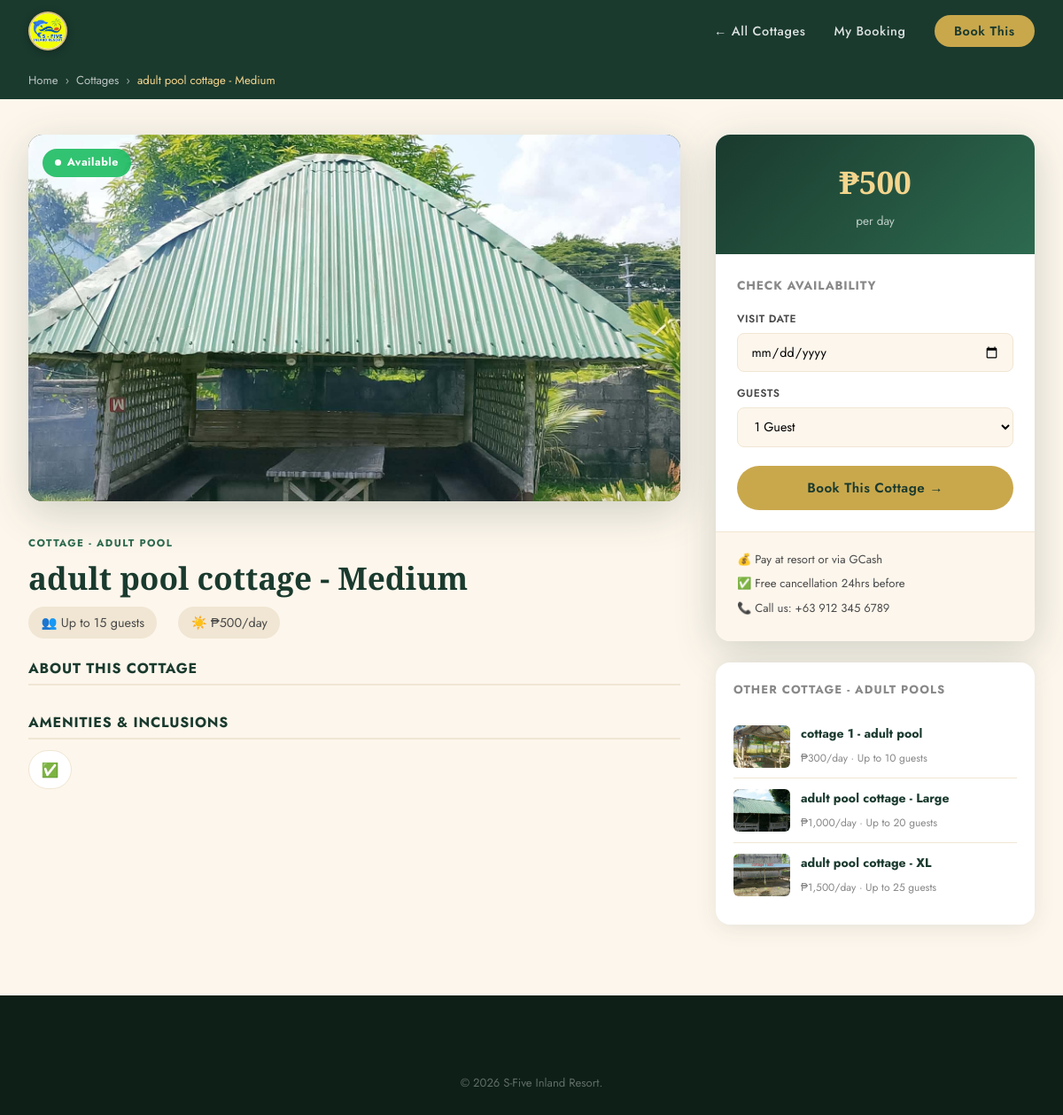
The page /cottage.php?id=20 on the database its author committed.
### tables this page shows
CREATE TABLE `cottages` (
  `id` int(11) NOT NULL,
  `name` varchar(100) NOT NULL,
  `category` enum('Cottage - Kids Pool','Cottage - Adult Pool','Pavilion','Rooms') DEFAULT 'Cottage - Kids Pool',
  `description` text DEFAULT NULL,
  `price_per_night` decimal(10,2) NOT NULL,
  `capacity` int(11) NOT NULL,
  `images` text DEFAULT NULL,
  `amenities` text DEFAULT NULL,
  `is_available` tinyint(1) DEFAULT 1,
  `created_at` timestamp NOT NULL DEFAULT current_timestamp()
);

CREATE TABLE `cottage_images` (
  `id` int(11) NOT NULL,
  `cottage_id` int(11) NOT NULL,
  `filename` varchar(255) NOT NULL,
  `label` varchar(50) DEFAULT 'Photo',
  `sort_order` int(11) DEFAULT 0,
  `uploaded_at` timestamp NOT NULL DEFAULT current_timestamp()
);

### cottage.php (the view, shortened to what this page needs)
<?php
$db = getDB();
$id = (int)($_GET['id'] ?? 0);
$stmt = $db->prepare("SELECT * FROM cottages WHERE id = ? AND is_available = 1");
$stmt->execute([$id]);
$cottage = $stmt->fetch();
$related = $db->prepare("SELECT * FROM cottages WHERE category=? AND id!=? AND is_available=1 LIMIT 3");
$related->execute([$cottage['category'], $id]);
$related = $related->fetchAll();
$type_map = ['Cottage - Kids Pool'=>'cottage_kids_pool','Cottage - Adult Pool'=>'cottage_adult_pool','Rooms'=>'rooms','Pavilion'=>'pavilion'];
$img_type = $type_map[$cottage['category']] ?? 'cottage_kids_pool';
$photo_stmt = $db->prepare("SELECT filename FROM cottage_images WHERE cottage_id=? ORDER BY sort_order ASC LIMIT 1");
$photo_stmt->execute([$id]);
$photo_row  = $photo_stmt->fetch();
$single_img = $photo_row
    ? "uploads/cottages/" . $photo_row['filename']
    : "images/cottage_placeholder.php?type={$img_type}&name=" . urlencode($cottage['name']) . "&n={$id}";
$amenities_list = array_map('trim', explode(',', $cottage['amenities']));
$is_pavilion = ($cottage['category'] === 'Pavilion');
$is_overnight_eligible = ($cottage['category'] === OVERNIGHT_CATEGORY);
?>
<!DOCTYPE html>
<html lang="en">
<head>
    <link rel="stylesheet" href="css/style.css">
    <link rel="stylesheet" href="css/cottage.css">
    <link rel="stylesheet" href="css/mobile-app.css">
</head>
<body>
<nav class="navbar navbar-light navbar-sub" id="navbar">
    <div class="nav-container">
        <a href="index.php" class="nav-logo"><img src="images/sfive_logo.png" alt="S-Five Inland Resort" class="nav-logo-img"></a>
        <ul class="nav-links">
            <li><a href="index.php#cottages">← All Cottages</a></li>
            <li><a href="check_booking.php">My Booking</a></li>
            <li><a href="booking.php?cottage_id=<?= $id ?>" class="btn-nav">Book This</a></li>
        </ul>
    </div>
</nav>
<div class="cottage-detail-page">
    <div class="breadcrumb-bar">
        <div class="container">
            <a href="index.php">Home</a> <span>›</span>
            <a href="index.php#cottages">Cottages</a> <span>›</span>
            <span><?= htmlspecialchars($cottage['name']) ?></span>
        </div>
    </div>
    <div class="container cottage-detail-layout">
        <div class="cottage-detail-main">
            <div class="gallery-main single-photo">
                <img src="<?= $single_img ?>"
                     alt="<?= htmlspecialchars($cottage['name']) ?>"
                     class="main-photo" id="mainPhotoImg">
                <div class="avail-ribbon available-ribbon">
                    <span class="avail-dot"></span> Available
                </div>
            </div>
            <div class="cottage-detail-info">
                <div class="cdi-header">
                    <div class="cdi-cat-tag"><?= $cottage['category'] ?></div>
                    <h1><?= htmlspecialchars($cottage['name']) ?></h1>
                    <div class="cdi-meta">
                        <span>👥 Up to <?= $cottage['capacity'] ?> guests</span>
                        <?php if ($is_pavilion): ?>
                        <span class="cdi-meta-event">🎉 Priced per occasion</span>
                        <?php elseif ($cottage['category'] === OVERNIGHT_CATEGORY): ?>
                        <span>🌙 ₱<?= number_format($cottage['price_per_night'], 0) ?>/day or night</span>
                        <?php else: ?>
                        <span>☀️ ₱<?= number_format($cottage['price_per_night'], 0) ?>/day</span>
                        <?php endif; ?>
                    </div>
                </div>
                <div class="cdi-desc">
                    <h3>About this Cottage</h3>
                </div>
                <div class="cdi-amenities">
                    <h3>Amenities & Inclusions</h3>
                    <div class="amenities-list">
                        <?php foreach ($amenities_list as $a): ?>
                        <div class="amenity-chip">
                            <span class="chip-icon">
                                <?php
                                $chip_icon = '✅';
                                echo $chip_icon;
                                ?>
                            </span>
                        </div>
                        <?php endforeach; ?>
                    </div>
                </div>
            </div>
        </div>
        <div class="cottage-detail-sidebar">
            <div class="booking-panel">
                <div class="bp-price<?= $is_pavilion ? ' is-event' : '' ?>">
                    <?php if ($is_pavilion): ?>
                    <strong>Priced per occasion</strong>
                    <span>see pricing below</span>
                    <?php elseif ($is_overnight_eligible): ?>
                    <strong>₱<?= number_format($cottage['price_per_night'], 0) ?></strong>
                    <span>per day or night</span>
                    <?php else: ?>
                    <strong>₱<?= number_format($cottage['price_per_night'], 0) ?></strong>
                    <span>per day</span>
                    <?php endif; ?>
                </div>
                <div class="bp-quick-form">
                    <h4>Check Availability</h4>
                    <form action="booking.php" method="GET">
                        <?php if ($is_overnight_eligible): ?>
                        <input type="hidden" name="booking_type" value="Overnight">
                        <div class="bp-field">
                            <label>Check-in</label>
                            <input type="date" name="check_in" min="<?= date('Y-m-d') ?>" required>
                        </div>
                        <div class="bp-field">
                            <label>Check-out</label>
                            <input type="date" name="check_out" min="<?= date('Y-m-d', strtotime('+1 day')) ?>" required>
                        </div>
                        <p style="font-size:0.72rem;color:var(--text-light,#888);margin:-0.2rem 0 0.4rem;">Booking a single day instead? You can switch to Day Use on the next page.</p>
                        <?php else: ?>
                        <div class="bp-field">
                            <label>Visit Date</label>
                            <input type="date" name="check_in" min="<?= date('Y-m-d') ?>" required>
                        </div>
                        <?php endif; ?>
                        <div class="bp-field">
                            <label>Guests</label>
                            <select name="guests">
                                <?php for($i=1;$i<=$cottage['capacity'];$i++): ?>
                                <option value="<?=$i?>"><?=$i?> <?=$i==1?'Guest':'Guests'?></option>
                                <?php endfor; ?>
                            </select>
                        </div>
                        <button type="submit" class="btn-primary" style="width:100%;margin-top:0.5rem;">
                            <?= $is_pavilion ? 'Book This Event →' : 'Book This Cottage →' ?>
                        </button>
                    </form>
                </div>
                <div class="bp-notes">
                    <p>💰 Pay at resort or via GCash</p>
                    <p>✅ Free cancellation 24hrs before</p>
                    <p>📞 Call us: +63 912 345 6789</p>
                </div>
            </div>
            <?php if (!empty($related)): ?>
            <div class="related-cottages">
                <h4>Other <?= $cottage['category'] ?>s</h4>
                <?php foreach ($related as $r):
                    $rt = $type_map[$r['category']] ?? 'cottage_kids_pool';
                    $rp = $db->prepare("SELECT filename FROM cottage_images WHERE cottage_id=? ORDER BY sort_order ASC LIMIT 1");
                    $rp->execute([$r['id']]);
                    $rf = $rp->fetchColumn();
                    $r_img = $rf ? "uploads/cottages/$rf" : "images/cottage_placeholder.php?type={$rt}&n={$r['id']}";
                ?>
                <a href="cottage.php?id=<?= $r['id'] ?>" class="related-card">
                    <img src="<?= $r_img ?>"
                         alt="<?= htmlspecialchars($r['name']) ?>">
                    <div class="related-info">
                        <strong><?= htmlspecialchars($r['name']) ?></strong>
                        <?php if ($is_pavilion): ?>
                        <span>Priced per occasion · Up to <?= $r['capacity'] ?> guests</span>
                        <?php elseif ($r['category'] === OVERNIGHT_CATEGORY): ?>
                        <span>₱<?= number_format($r['price_per_night'],0) ?>/day or night · Up to <?= $r['capacity'] ?> guests</span>
                        <?php else: ?>
                        <span>₱<?= number_format($r['price_per_night'],0) ?>/day · Up to <?= $r['capacity'] ?> guests</span>
                        <?php endif; ?>
                    </div>
                </a>
                <?php endforeach; ?>
            </div>
            <?php endif; ?>
        </div>
    </div>
</div>
<footer class="footer">
    <div class="footer-bottom"><p>&copy; <?= date('Y') ?> S-Five Inland Resort.</p></div>
</footer>
</body>
</html>

### css/style.css (style rules this page uses)
:root { --green-deep: #1a3a2e; --green-mid: #2d6a4f; --green-light: #74c69d; --gold: #c9a84c; --gold-light: #f4d58d; --earth: #8b5e3c; --cream: #fdf6ec; --cream-dark: #f0e6d3; --white: #ffffff; --text-dark: #1c1c1c; --text-mid: #4a4a4a; --text-light: #888; --shadow-soft: 0 4px 24px rgba(26,58,46,0.10); --shadow-deep: 0 12px 48px rgba(26,58,46,0.20); --radius: 16px; --radius-sm: 8px; }
*, *::before, *::after { box-sizing: border-box; margin: 0; padding: 0; }
html { scroll-behavior: smooth; }
body { font-family: 'Jost', sans-serif; color: var(--text-dark); background: var(--cream); font-weight: 400; line-height: 1.7; overflow-x: hidden; }
h1, h2, h3 { font-family: 'Playfair Display', serif; line-height: 1.2; }
a { text-decoration: none; color: inherit; }
ul { list-style: none; }
img { max-width: 100%; }
.container { max-width: 1200px; margin: 0 auto; padding: 0 2rem; }
.navbar { position: fixed; top: 0; left: 0; right: 0; z-index: 1000; padding: 1.2rem 0; transition: all 0.4s ease; }
.navbar.navbar-light { background: var(--green-deep); padding: 0.8rem 0; }
.nav-container { max-width: 1200px; margin: 0 auto; padding: 0 2rem; display: flex; align-items: center; justify-content: space-between; }
.nav-logo { display: flex; align-items: center; gap: 0.6rem; color: var(--white); }
.nav-links { display: flex; align-items: center; gap: 2rem; }
.nav-links a { color: rgba(255,255,255,0.85); font-size: 0.9rem; font-weight: 500; letter-spacing: 0.04em; transition: color 0.2s; }
.btn-nav { background: var(--gold); color: var(--green-deep) !important; padding: 0.5rem 1.4rem; border-radius: 50px; font-weight: 600 !important; transition: background 0.2s, transform 0.2s !important; }
.btn-primary { display: inline-block; background: var(--gold); color: var(--green-deep); padding: 0.85rem 2rem; border-radius: 50px; font-weight: 600; font-size: 0.95rem; letter-spacing: 0.03em; transition: all 0.3s ease; cursor: pointer; border: none; font-family: 'Jost', sans-serif; }
.footer { background: #0d1f17; padding: 4rem 0 0; }
.footer-bottom { text-align: center; padding: 1.5rem; color: rgba(255,255,255,0.35); font-size: 0.82rem; }
.avail-dot { width: 7px; height: 7px; border-radius: 50%; background: currentColor; animation: pulse-dot 1.5s ease-in-out infinite; }
.nav-logo-img { width: 44px; height: 44px; border-radius: 50%; object-fit: cover; object-position: center; border: 2px solid rgba(201,168,76,0.7); box-shadow: 0 2px 10px rgba(0,0,0,0.25); flex-shrink: 0; transition: transform 0.3s, border-color 0.3s; }
.nav-logo-img { width: 44px; height: 44px; border-radius: 50%; object-fit: cover; object-position: center center; transform-origin: center; border: 2px solid rgba(201,168,76,0.75); box-shadow: 0 2px 10px rgba(0,0,0,0.3); flex-shrink: 0; display: block; transition: transform 0.3s ease, border-color 0.3s ease; background: #fff; }

### rows shown on the page
cottages: name "adult pool cottage - Medium", category "COTTAGE - ADULT POOL", capacity "15", price_per_night "500", chip_icon "✅"
cottage_images: filename (picture)
cottages: cottage_images.filename (picture), name "cottage 1 - adult pool", price_per_night "300", capacity "10"
cottages: cottage_images.filename (picture), name "adult pool cottage - Large", price_per_night "1,000", capacity "20"
cottages: cottage_images.filename (picture), name "adult pool cottage - XL", price_per_night "1,500", capacity "25"

### other values the page prints
form field guests "1 Guest"
